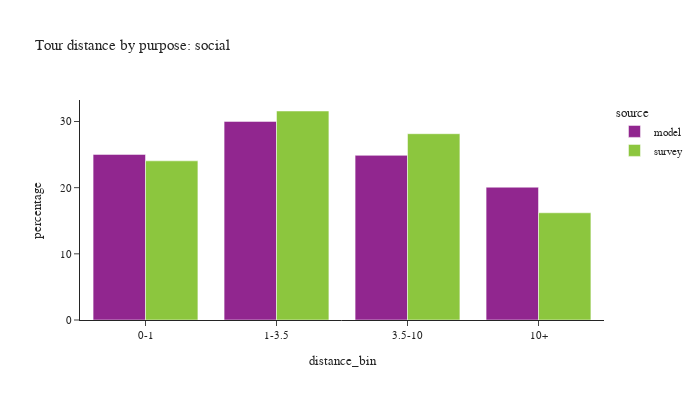

Notebook source saved alongside this figure:
### Code cell
plot_bins(tour, tour['pdpurp'] == 7, 'social')

### Figure 1 — Plotly figure (JSON) as saved in the notebook; plotly's stock layout.template omitted (floating-point values rounded to 4 significant figures)
{"data": [{"alignmentgroup": "True", "customdata": [[361026], [432950], [358917], [289483]], "hovertemplate": "source=model<br>distance_bin=%{x}<br>percentage=%{y}<br>sample count=%{customdata[0]}<extra></extra>", "legendgroup": "model", "marker": {"color": "#91268F", "pattern": {"shape": ""}}, "name": "model", "offsetgroup": "model", "orientation": "v", "showlegend": true, "textposition": "auto", "type": "bar", "x": ["0-1", "1-3.5", "3.5-10", "10+"], "xaxis": "x", "y": [25.03, 30.02, 24.88, 20.07], "yaxis": "y"}, {"alignmentgroup": "True", "customdata": [[1054], [974], [708], [410]], "hovertemplate": "source=survey<br>distance_bin=%{x}<br>percentage=%{y}<br>sample count=%{customdata[0]}<extra></extra>", "legendgroup": "survey", "marker": {"color": "#8CC63E", "pattern": {"shape": ""}}, "name": "survey", "offsetgroup": "survey", "orientation": "v", "showlegend": true, "textposition": "auto", "type": "bar", "x": ["0-1", "1-3.5", "3.5-10", "10+"], "xaxis": "x", "y": [24.06, 31.59, 28.15, 16.2], "yaxis": "y"}], "layout": {"barmode": "group", "font": {"size": 11}, "height": 400, "legend": {"title": {"text": "source"}, "tracegroupgap": 0}, "title": {"text": "Tour distance by purpose: social"}, "width": 700, "xaxis": {"anchor": "y", "domain": [0.0, 1.0], "title": {"text": "distance_bin"}}, "yaxis": {"anchor": "x", "domain": [0.0, 1.0], "title": {"text": "percentage"}}}}
